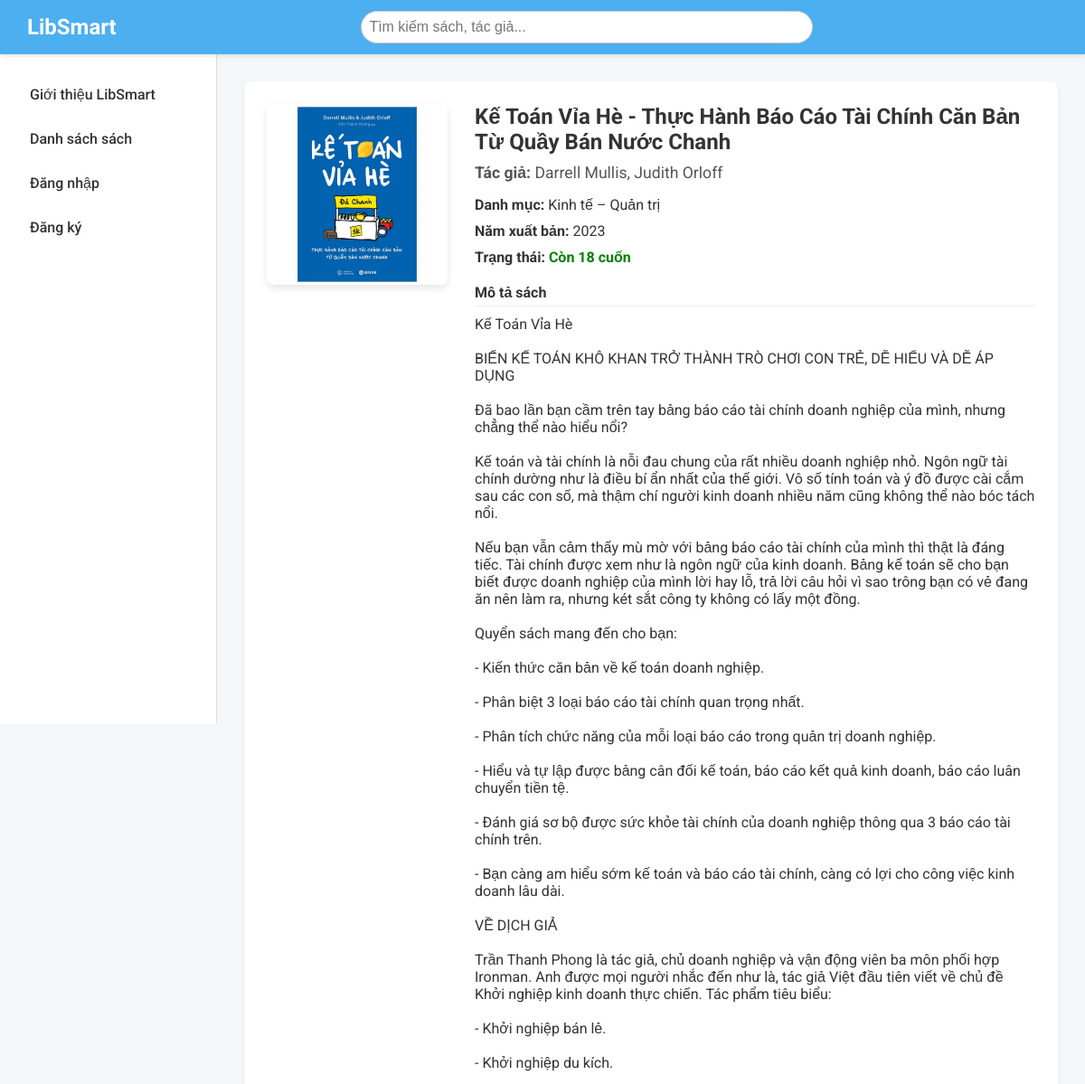
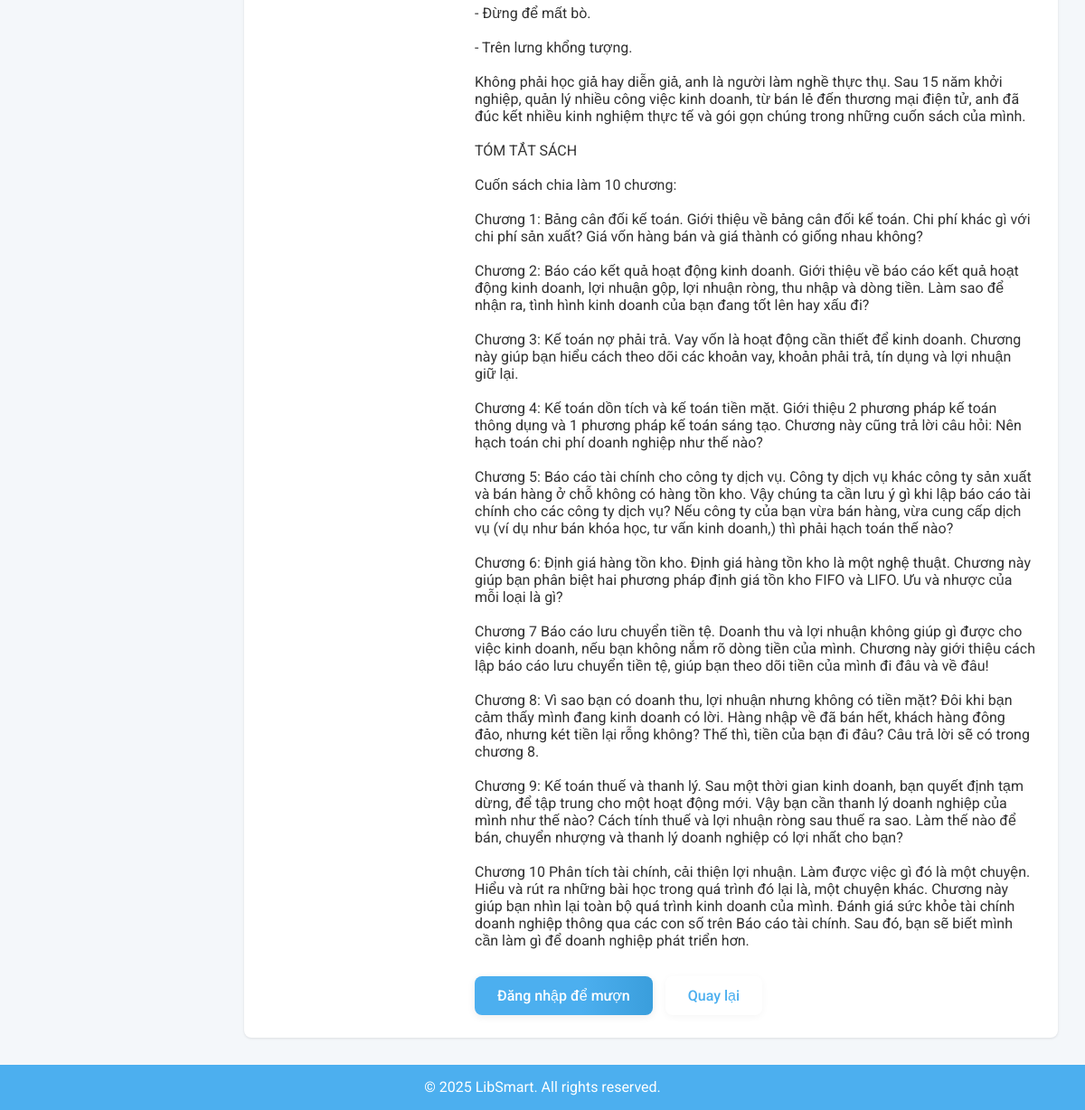
Screenshot of /index.php?action=book_detail&id=14 with the database file from the repository (2 pictures, top to bottom).
### tables this page shows
CREATE TABLE IF NOT EXISTS `books` (
  `id` int NOT NULL AUTO_INCREMENT,
  `title` varchar(255) NOT NULL,
  `author` varchar(100) NOT NULL,
  `category_id` int DEFAULT NULL,
  `description` text,
  `published_year` int DEFAULT NULL,
  `image` varchar(255) DEFAULT NULL,
  `content` text,
  `created_at` timestamp NULL DEFAULT CURRENT_TIMESTAMP,
  `updated_at` timestamp NULL DEFAULT CURRENT_TIMESTAMP ON UPDATE CURRENT_TIMESTAMP,
  `quantity` int NOT NULL DEFAULT '1',
  PRIMARY KEY (`id`),
  KEY `category_id` (`category_id`),
  CONSTRAINT `books_ibfk_1` FOREIGN KEY (`category_id`) REFERENCES `categories` (`id`) ON DELETE SET NULL
);

CREATE TABLE IF NOT EXISTS `categories` (
  `id` int NOT NULL AUTO_INCREMENT,
  `name` varchar(100) NOT NULL,
  `description` text,
  PRIMARY KEY (`id`),
  UNIQUE KEY `name` (`name`)
);

### controllers/BookController.php (called while the page is built, shortened)
<?php
require_once __DIR__ . '/../models/Book.php';
class BookController {
    public static function detail() {
        require_once __DIR__ . '/../models/Book.php';
        $id = isset($_GET['id']) ? intval($_GET['id']) : 0;
        $book = Book::findWithCategory($id);
        include __DIR__ . '/../views/books/detail.php';
    }
}

### models/Book.php (called while the page is built, shortened)
<?php
require_once __DIR__ . '/../config/db.php';
class Book {
    public static function findWithCategory($id) {
        global $conn;
        $stmt = $conn->prepare("SELECT b.*, c.name as category_name FROM books b LEFT JOIN categories c ON b.category_id = c.id WHERE b.id = ?");
        $stmt->bind_param("i", $id);
        $stmt->execute();
        $result = $stmt->get_result();
        $book = $result->fetch_assoc();
        if ($book) {
            $book['is_available'] = self::isAvailable($book['id']);
        }
        return $book;
    }
    public static function isAvailable($book_id) {
        global $conn;
        $stmt = $conn->prepare("SELECT quantity FROM books WHERE id = ?");
        $stmt->bind_param("i", $book_id);
        $stmt->execute();
        $result = $stmt->get_result();
        $row = $result->fetch_assoc();
        return ($row && $row['quantity'] > 0);
    }
}

### views/books/detail.php (the view)
<?php require_once __DIR__ . '/../partials/header.php'; ?>
<div class="content-card">
    <?php if ($book): ?>
        <div class="book-detail-container" style="display: flex; gap: 30px;">
            <div class="book-cover" style="flex-shrink: 0;">
                <img src="../public/uploads/<?php echo htmlspecialchars($book['image'] ?? 'default.png'); ?>" alt="<?php echo htmlspecialchars($book['title']); ?>" style="width: 200px; border-radius: 8px; box-shadow: 0 4px 8px rgba(0,0,0,0.1);">
            </div>
            <div class="book-info">
                <h2 style="margin-bottom: 10px;"><?php echo htmlspecialchars($book['title']); ?></h2>
                <p style="margin-bottom: 15px; font-size: 1.1em; color: #555;"><strong>Tác giả:</strong> <?php echo htmlspecialchars($book['author']); ?></p>
                <p style="margin-bottom: 10px;"><strong>Danh mục:</strong> <?php echo htmlspecialchars($book['category_name'] ?? 'Chưa phân loại'); ?></p>
                <p style="margin-bottom: 10px;"><strong>Năm xuất bản:</strong> <?php echo htmlspecialchars($book['published_year']); ?></p>
                <p style="margin-bottom: 20px;"><strong>Trạng thái:</strong>
                    <?php if ($book['quantity'] <= 0): ?>
                        <span style="color: red; font-weight: bold;">Hết sách</span>
                    <?php else: ?>
                        <span style="color: green; font-weight: bold;">Còn <?php echo htmlspecialchars($book['quantity']); ?> cuốn</span>
                    <?php endif; ?>
                </p>
                <div class="description" style="margin-bottom: 30px;">
                    <h4 style="border-bottom: 1px solid #eee; padding-bottom: 5px; margin-bottom: 10px;">Mô tả sách</h4>
                    <p><?php echo nl2br(htmlspecialchars($book['description'])); ?></p>
                </div>
                <?php if ($book['quantity'] > 0): ?>
                    <?php if (isset($_SESSION['user_id'])): ?>
                        <a href="index.php?action=add_to_cart&book_id=<?php echo $book['id']; ?>" class="btn btn-primary">Thêm vào giỏ mượn</a>
                    <?php else: ?>
                        <a href="index.php?action=login" class="btn btn-primary">Đăng nhập để mượn</a>
                    <?php endif; ?>
                <?php endif; ?>
                 <a href="index.php?action=home" class="btn btn-secondary" style="margin-left: 10px;">Quay lại</a>
            </div>
        </div>
    <?php else: ?>
        <p>Không tìm thấy thông tin sách.</p>
    <?php endif; ?>
</div>
<?php require_once __DIR__ . '/../partials/footer.php'; ?>

### public/style.css (style rules this page uses)
:root { --primary-color: #4CAFEF; --primary-color-dark: #3a9edc; --light-hover-color: #f0f8ff; --white-color: #ffffff; --text-color: #333; --border-color: #ddd; --shadow-color: rgba(0, 0, 0, 0.1); }
* { margin: 0; padding: 0; box-sizing: border-box; }
body { font-family: 'Roboto', sans-serif; background-color: #f4f7fa; color: var(--text-color); display: flex; flex-direction: column; min-height: 100vh; }
a { text-decoration: none; color: var(--primary-color); }
.content-card { background-color: var(--white-color); padding: 25px; border-radius: 8px; box-shadow: 0 1px 3px var(--shadow-color); }
.btn { padding: 12px 25px; border: none; border-radius: 8px; font-size: 16px; font-weight: 500; cursor: pointer; transition: background 0.3s, color 0.3s, box-shadow 0.3s; text-align: center; display: inline-block; background: var(--gray-light); color: var(--primary-color); box-shadow: 0 2px 8px rgba(0,0,0,0.04); }
.btn-primary { background: linear-gradient(90deg, var(--primary-color) 60%, var(--primary-color-dark) 100%); color: var(--white-color); box-shadow: 0 2px 8px rgba(0,0,0,0.08); }

### rows the page displays
books: image (picture), title "Kế Toán Vỉa Hè - Thực Hành Báo Cáo Tài Chính Căn Bản Từ Quầy Bán Nước Chanh", author "Darrell Mullis, Judith Orloff", category.name "Kinh tế – Quản trị", published_year "2023", quantity "18", description "Kế Toán Vỉa Hè BIẾN KẾ TOÁN KHÔ KHAN TRỞ THÀNH TRÒ CHƠI CON TRẺ, DỄ HIỂU VÀ DỄ ÁP DỤNG Đã bao lần bạn cầm trên tay bảng báo cáo tài chính doanh nghiệp của mình, nhưng chẳng thể nào hiểu nổi? Kế toán và tài chính là nỗi đau chung của rất nhiều doanh nghiệp nhỏ. Ngôn ngữ tài chính dường như là điều bí ẩn nhất của thế giới. Vô số tính toán và ý đồ được cài cắm sau các con số, mà thậm chí người kinh doanh nhiều năm cũng không thể nào bóc tách nổi. Nếu bạn vẫn cảm thấy mù mờ với bảng báo cáo tài chính của mình thì thật là đáng tiếc. Tài chính được xem như là ngôn ngữ của kinh doanh. Bảng kế toán sẽ cho bạn biết được doanh nghiệp của mình lời hay lỗ, trả lời câu hỏi vì sao trông bạn có vẻ đang ăn…"
